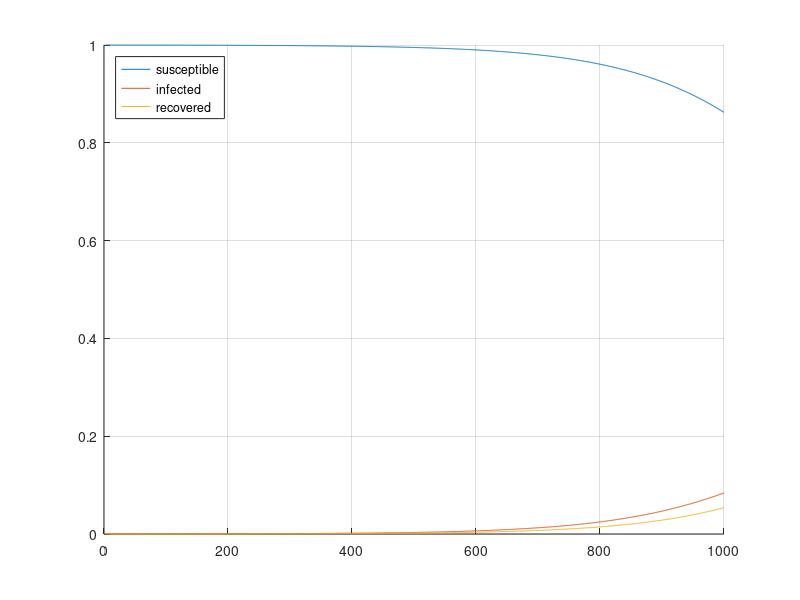

The MATLAB script that drew this image: (Note: this script raises an error after producing the figure.)
clear all
close all

ts = 0.01;

beta = 1.1; % susceptible -> infected 
gamma = 0.4; % recovery rate

N = 1000;
S = zeros(1, N); %susceptibles
I = zeros(1, N); %infected
R = zeros(1, N); %recovered

S(1) = 0.9999;
I(1) = 0.0001;
R(1) = 0;

for k = 2:N
    S(k) = S(k-1) + ts*(-beta*S(k-1)*I(k-1));
    I(k) = I(k-1) + ts*(beta*S(k-1)*I(k-1)-gamma*I(k-1));
    R(k) = R(k-1) + ts*(gamma*I(k-1));
end

figure
hold on
plot(S)
plot(I)
plot(R)
grid on
legend({'susceptible','infected','recovered'},'Location','northwest')
%% 

load("sir.csv")
ts = 0.01;

S_measured = sir(:,1);
I_measured = sir(:,2);
R_measured = sir(:,3);

X = zeros(500,2);

X(:,1) = S_measured(1:end-1);
X(:,2) = -ts * (S_measured(1:end-1) .* I_measured(1:end-1));
Y = S_measured(2:end);
beta_pred = (X' * X) \ (X' * Y);

X(:,1) = R_measured(1:end-1);
X(:,2) = ts * I_measured(1:end-1);
Y = R_measured(2:end);
gamma_pred = (X' * X) \ (X' * Y);

disp(beta_pred);
disp(gamma_pred);
